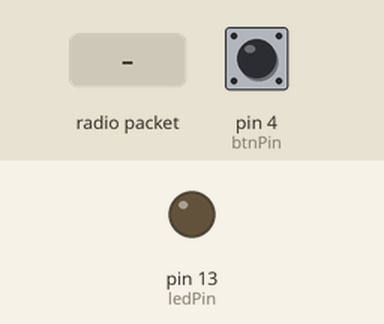
Bench run of a sketch on a simulated Arduino Uno, built with avr-gcc and run on an emulated ATmega328P. Shown: output pins drawn as LEDs (lit = HIGH). Dashed ring = blinking. Inputs (shaded band) come from the test bench; at power-on: pin 4 (btnPin) LOW. No radio packets arrive unless stated.

Above: at 1.2 s.
1.3 s: radio packet "1" arrives
At 1.4 s:
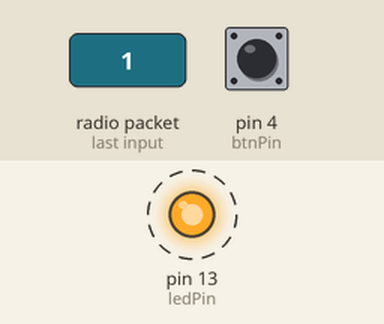
Timing chart, 0 to 10.3 s (numbered marks = the images above; inputs shaded):
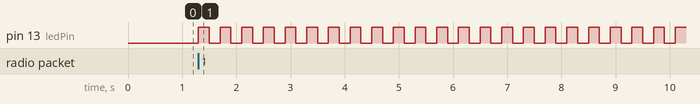

The sketch:

Receiver.ino
```cpp
#include <VirtualWire.h>

char* controller;

const int rxPin = 12;
const int ledPin = 13;
const int btnPin = 4;

void setup() {
  pinMode(ledPin, OUTPUT);
  pinMode(btnPin, INPUT);
  vw_set_rx_pin(rxPin);
  vw_set_ptt_pin(10);
  vw_set_ptt_inverted(true);
  vw_setup(1000);

  // start listening
  vw_rx_start();

  Serial.begin(9600);
}

void loop() {
  uint8_t buf[VW_MAX_MESSAGE_LEN];
  uint8_t buflen = VW_MAX_MESSAGE_LEN;

  //buf[0] = 3;
  if (vw_get_message(buf, &buflen)) // non-blocking
  {
    for (uint8_t i = 0; i < buf[0]; ++i) {
      digitalWrite(ledPin, 1);
      delay(200);
      digitalWrite(ledPin, 0);
      delay(200);
    }
    delay(1000);

    Serial.println(buf[0]);
  }

  if (digitalRead(btnPin)) {
    Serial.println('7');
    delay(1000);
  }
}
```

Measured:
- after the input at 1.3 s, pin 13 (ledPin): alternates HIGH for 0.20 s and LOW for 0.20 s, starting at once
